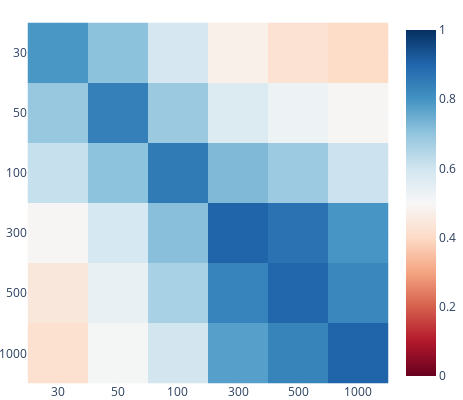

The notebook cell this image was saved under:
### Code cell
sims = cosine_similarity(
    features[:, None, None, :, :, s, :], features[:, :, None, :, s, :], dim=-1
)
idxs = torch.triu_indices(5, 5)
sims = rearrange(
    sims[:, :, idxs[0], idxs[1]].abs(), "... batch cls comp -> ... (batch cls) comp"
)

fig = px.imshow(
    sims[..., 0].mean(-1),
    color_continuous_scale="RdBu",
    color_continuous_midpoint=0.5,
    zmin=0,
    zmax=1,
)
fig.update_layout(margin=dict(l=0, r=0, b=0, t=20))
fig.update_xaxes(ticktext=[f"{sizes[i]}" for i in range(6)], tickvals=torch.arange(6))
fig.update_yaxes(ticktext=[f"{sizes[i]}" for i in range(6)], tickvals=torch.arange(6))
fig.update_layout(width=463, height=400)
fig.update_coloraxes()

### Figure 1 — Plotly figure (JSON) as saved in the notebook; plotly's stock layout.template omitted (floating-point values rounded to 4 significant figures)
{"data": [{"coloraxis": "coloraxis", "hovertemplate": "x: %{x}<br>y: %{y}<br>color: %{z}<extra></extra>", "name": "0", "type": "heatmap", "xaxis": "x", "yaxis": "y", "z": [[0.7929, 0.7062, 0.5878, 0.4737, 0.4246, 0.403], [0.6917, 0.8419, 0.6879, 0.5706, 0.5271, 0.4945], [0.6169, 0.7049, 0.8553, 0.7232, 0.6856, 0.6078], [0.4935, 0.5855, 0.7115, 0.9032, 0.8726, 0.7953], [0.4439, 0.539, 0.6632, 0.8345, 0.8979, 0.8275], [0.4183, 0.5077, 0.5946, 0.7755, 0.8342, 0.904]]}], "layout": {"coloraxis": {"cmax": 1, "cmid": 0.5, "cmin": 0, "colorscale": [[0, "rgb(103,0,31)"], [0.1, "rgb(178,24,43)"], [0.2, "rgb(214,96,77)"], [0.3, "rgb(244,165,130)"], [0.4, "rgb(253,219,199)"], [0.5, "rgb(247,247,247)"], [0.6, "rgb(209,229,240)"], [0.7, "rgb(146,197,222)"], [0.8, "rgb(67,147,195)"], [0.9, "rgb(33,102,172)"], [1, "rgb(5,48,97)"]]}, "height": 400, "margin": {"b": 0, "l": 0, "r": 0, "t": 20}, "width": 463, "xaxis": {"anchor": "y", "constrain": "domain", "domain": [0, 1], "scaleanchor": "y", "ticktext": ["30", "50", "100", "300", "500", "1000"], "tickvals": [0, 1, 2, 3, 4, 5]}, "yaxis": {"anchor": "x", "autorange": "reversed", "constrain": "domain", "domain": [0, 1], "ticktext": ["30", "50", "100", "300", "500", "1000"], "tickvals": [0, 1, 2, 3, 4, 5]}}}
